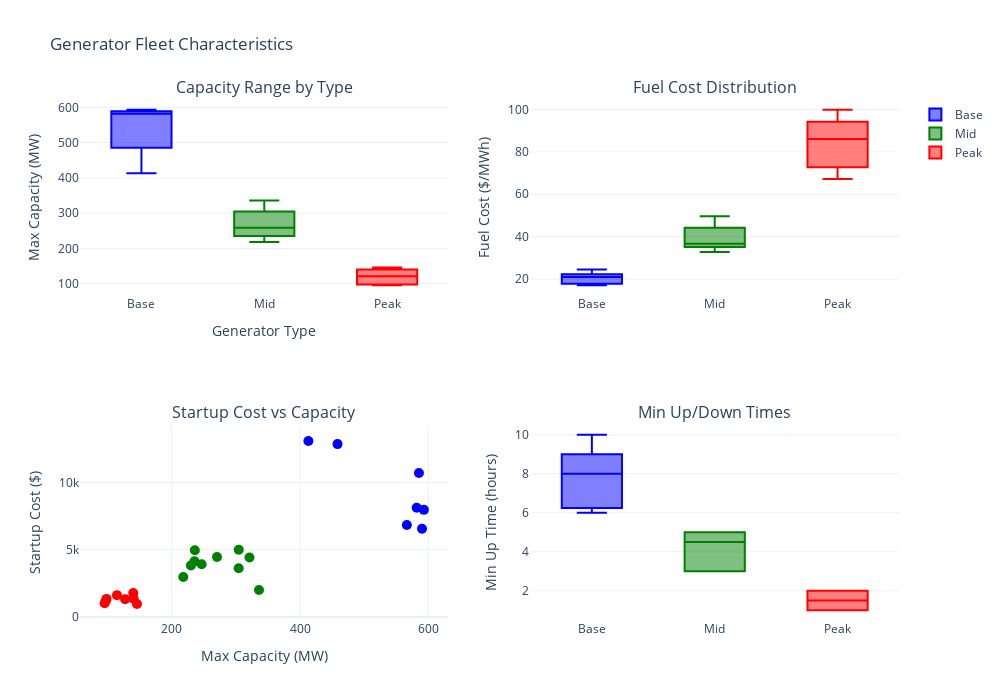

This figure's notebook cell:
### Code cell
# Visualize generator characteristics
fig = make_subplots(rows=2, cols=2,
                    subplot_titles=('Capacity Range by Type', 'Fuel Cost Distribution',
                                   'Startup Cost vs Capacity', 'Min Up/Down Times'))

colors = {'Base': 'blue', 'Mid': 'green', 'Peak': 'red'}

# Capacity range
for gen_type in ['Base', 'Mid', 'Peak']:
    subset = generators_df[generators_df['type'] == gen_type]
    fig.add_trace(go.Box(y=subset['p_max'], name=gen_type, marker_color=colors[gen_type]),
                  row=1, col=1)

# Fuel cost
for gen_type in ['Base', 'Mid', 'Peak']:
    subset = generators_df[generators_df['type'] == gen_type]
    fig.add_trace(go.Box(y=subset['fuel_cost'], name=gen_type, marker_color=colors[gen_type],
                        showlegend=False), row=1, col=2)

# Startup cost vs capacity
for gen_type in ['Base', 'Mid', 'Peak']:
    subset = generators_df[generators_df['type'] == gen_type]
    fig.add_trace(go.Scatter(x=subset['p_max'], y=subset['startup_cost'],
                            mode='markers', name=gen_type, marker=dict(color=colors[gen_type], size=10),
                            showlegend=False), row=2, col=1)

# Min up/down times
for gen_type in ['Base', 'Mid', 'Peak']:
    subset = generators_df[generators_df['type'] == gen_type]
    fig.add_trace(go.Box(y=subset['min_up_time'], name=f'{gen_type}', marker_color=colors[gen_type],
                        showlegend=False), row=2, col=2)

fig.update_layout(height=700, width=1000, title_text="Generator Fleet Characteristics",
                  template='plotly_white')
fig.update_xaxes(title_text="Generator Type", row=1, col=1)
fig.update_yaxes(title_text="Max Capacity (MW)", row=1, col=1)
fig.update_yaxes(title_text="Fuel Cost ($/MWh)", row=1, col=2)
fig.update_xaxes(title_text="Max Capacity (MW)", row=2, col=1)
fig.update_yaxes(title_text="Startup Cost ($)", row=2, col=1)
fig.update_yaxes(title_text="Min Up Time (hours)", row=2, col=2)
fig.show()

### Figure 1 — Plotly figure (JSON) as saved in the notebook; plotly's stock layout.template omitted (floating-point values rounded to 4 significant figures)
{"data": [{"marker": {"color": "blue"}, "name": "Base", "y": [590.1, 566.5, 458.4, 413.0, 581.9, 585.3, 593.1], "type": "box", "xaxis": "x", "yaxis": "y"}, {"marker": {"color": "green"}, "name": "Mid", "y": [229.8, 246.6, 235.4, 304.3, 321.2, 336.0, 218.0, 304.4, 235.9, 270.5], "type": "box", "xaxis": "x", "yaxis": "y"}, {"marker": {"color": "red"}, "name": "Peak", "y": [95.42, 127.3, 98.26, 139.9, 145.8, 114.6, 97.53, 140.5], "type": "box", "xaxis": "x", "yaxis": "y"}, {"marker": {"color": "blue"}, "name": "Base", "showlegend": false, "y": [22.32, 17.12, 18.66, 24.49, 17.59, 22.27, 21.07], "type": "box", "xaxis": "x2", "yaxis": "y2"}, {"marker": {"color": "green"}, "name": "Mid", "showlegend": false, "y": [44.23, 36.5, 35.12, 32.79, 42.67, 35.44, 36.75, 44.25, 32.9, 49.67], "type": "box", "xaxis": "x2", "yaxis": "y2"}, {"marker": {"color": "red"}, "name": "Peak", "showlegend": false, "y": [88.45, 89.41, 99.85, 76.18, 98.95, 67.15, 83.59, 69.21], "type": "box", "xaxis": "x2", "yaxis": "y2"}, {"marker": {"color": "blue", "size": 10}, "mode": "markers", "name": "Base", "showlegend": false, "x": [590.1, 566.5, 458.4, 413.0, 581.9, 585.3, 593.1], "y": [6560.0, 6834.0, 12850.0, 13080.0, 8117.0, 10700.0, 7963.0], "type": "scatter", "xaxis": "x3", "yaxis": "y3"}, {"marker": {"color": "green", "size": 10}, "mode": "markers", "name": "Mid", "showlegend": false, "x": [229.8, 246.6, 235.4, 304.3, 321.2, 336.0, 218.0, 304.4, 235.9, 270.5], "y": [3818.0, 3913.0, 4132.0, 3620.0, 4411.0, 2002.0, 2970.0, 4993.0, 4957.0, 4449.0], "type": "scatter", "xaxis": "x3", "yaxis": "y3"}, {"marker": {"color": "red", "size": 10}, "mode": "markers", "name": "Peak", "showlegend": false, "x": [95.42, 127.3, 98.26, 139.9, 145.8, 114.6, 97.53, 140.5], "y": [1023.0, 1312.0, 1337.0, 1776.0, 958.0, 1616.0, 1230.0, 1358.0], "type": "scatter", "xaxis": "x3", "yaxis": "y3"}, {"marker": {"color": "blue"}, "name": "Base", "showlegend": false, "y": [9, 6, 8, 9, 7, 10, 6], "type": "box", "xaxis": "x4", "yaxis": "y4"}, {"marker": {"color": "green"}, "name": "Mid", "showlegend": false, "y": [3, 4, 5, 5, 4, 5, 3, 5, 5, 3], "type": "box", "xaxis": "x4", "yaxis": "y4"}, {"marker": {"color": "red"}, "name": "Peak", "showlegend": false, "y": [1, 2, 1, 2, 2, 1, 1, 2], "type": "box", "xaxis": "x4", "yaxis": "y4"}], "layout": {"xaxis": {"anchor": "y", "domain": [0.0, 0.45], "title": {"text": "Generator Type"}}, "yaxis": {"anchor": "x", "domain": [0.625, 1.0], "title": {"text": "Max Capacity (MW)"}}, "xaxis2": {"anchor": "y2", "domain": [0.55, 1.0]}, "yaxis2": {"anchor": "x2", "domain": [0.625, 1.0], "title": {"text": "Fuel Cost ($/MWh)"}}, "xaxis3": {"anchor": "y3", "domain": [0.0, 0.45], "title": {"text": "Max Capacity (MW)"}}, "yaxis3": {"anchor": "x3", "domain": [0.0, 0.375], "title": {"text": "Startup Cost ($)"}}, "xaxis4": {"anchor": "y4", "domain": [0.55, 1.0]}, "yaxis4": {"anchor": "x4", "domain": [0.0, 0.375], "title": {"text": "Min Up Time (hours)"}}, "annotations": [{"font": {"size": 16}, "showarrow": false, "text": "Capacity Range by Type", "x": 0.225, "xanchor": "center", "xref": "paper", "y": 1.0, "yanchor": "bottom", "yref": "paper"}, {"font": {"size": 16}, "showarrow": false, "text": "Fuel Cost Distribution", "x": 0.775, "xanchor": "center", "xref": "paper", "y": 1.0, "yanchor": "bottom", "yref": "paper"}, {"font": {"size": 16}, "showarrow": false, "text": "Startup Cost vs Capacity", "x": 0.225, "xanchor": "center", "xref": "paper", "y": 0.375, "yanchor": "bottom", "yref": "paper"}, {"font": {"size": 16}, "showarrow": false, "text": "Min Up/Down Times", "x": 0.775, "xanchor": "center", "xref": "paper", "y": 0.375, "yanchor": "bottom", "yref": "paper"}], "title": {"text": "Generator Fleet Characteristics"}, "height": 700, "width": 1000}}
